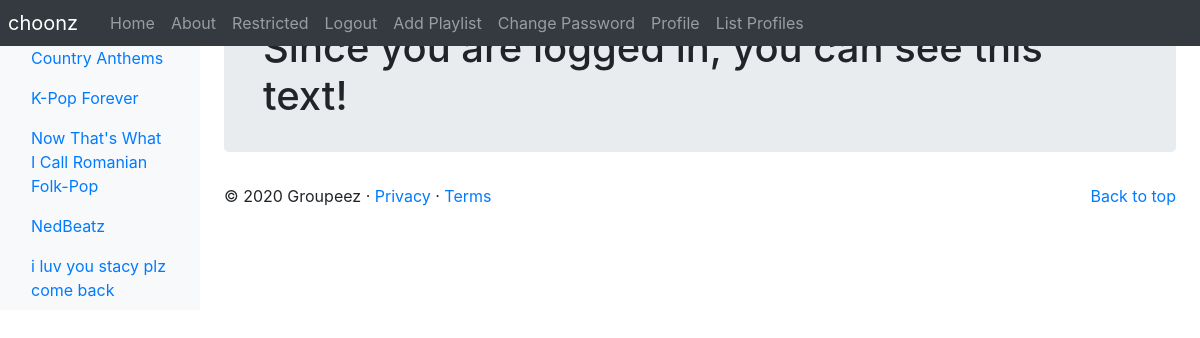
The app's page /choonz/restricted/ (signed in) with its own data.
### choonz/models.py (models this page shows, shortened)
class Playlist(models.Model):
    max_length_char = 128
    name = models.CharField(max_length=max_length_char, unique=True)
    views = models.IntegerField(default=0)
    likes = models.IntegerField(default=0)
    slug = models.SlugField(unique=True)
    class Meta:
        verbose_name_plural = 'Playlists'

### choonz/views.py (the view)
# urls.py: path('restricted/', views.RestrictedView.as_view(), name='restricted'),
class RestrictedView(View):
    @method_decorator(login_required)
    def get(self, request):
        return render(request, 'choonz/restricted.html')

### choonz/templatetags/choonz_template_tags.py (called while the page is built)
@register.inclusion_tag('choonz/playlists.html')
def get_playlist_list(current_playlist=None):
    return {'playlists': Playlist.objects.all(), 'current_playlist': current_playlist}

### templates/choonz/restricted.html (shortened to what this page needs)
{% extends 'choonz/base.html' %}
{% load staticfiles %}
{% block body_block %}
	<div class="jumbotron p-4">
		<div class="container">
			<h1 class="jumbotron-heading">Since you are logged in, you can see this text!</h1>
		</div>
	</div>
{% endblock %}

### templates/choonz/playlists.html (shortened to what this page needs)
<ul class="nav flex-column">
	{% if playlists %}
		{% for c in playlists %}
			{% if c == current_playlist %}
				<li class="nav-item"><a class="nav-link active" href="{% url 'choonz:show_playlist' c.slug %}"><span data-feather="archive"></span>{{ c.name }}</a></li>
			{% else %}
				<li class="nav-item"><a class="nav-link active" href="{% url 'choonz:show_playlist' c.slug %}">{{ c.name }}</a></li>
			{% endif %}
		{% endfor %}
	{% else %}
		<li class="nav-item"><strong>There are no playlists present.</strong></li>
	{% endif %}
</ul>

### records on screen
Playlist: name "Country Anthems"
Playlist: name "K-Pop Forever"
Playlist: name "Now That's What I Call Romanian Folk-Pop"
Playlist: name "NedBeatz"
Playlist: name "i luv you stacy plz come back"
